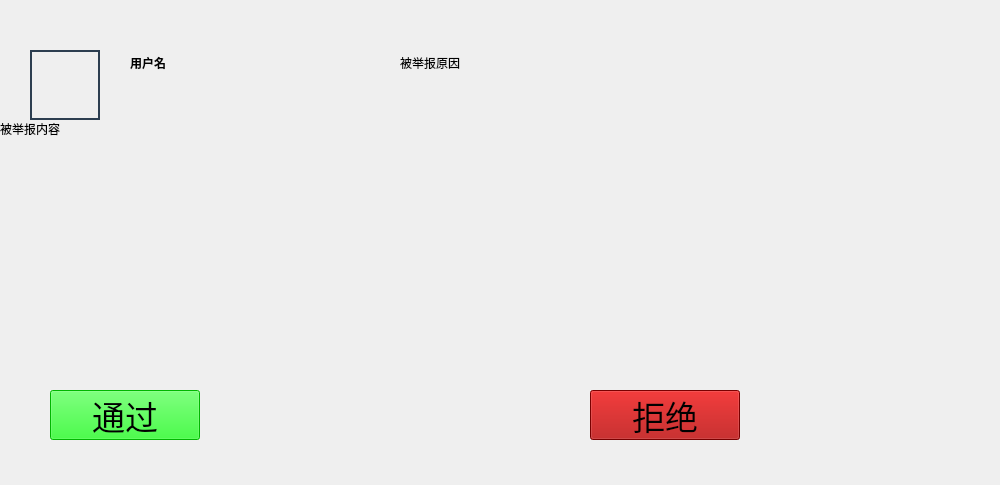
<?xml version="1.0" encoding="UTF-8"?>
<ui version="4.0">
 <class>ReportItem</class>
 <widget class="QWidget" name="ReportItem">
  <property name="geometry">
   <rect>
    <x>0</x>
    <y>0</y>
    <width>1000</width>
    <height>485</height>
   </rect>
  </property>
  <property name="windowTitle">
   <string>Form</string>
  </property>
  <widget class="QLabel" name="userName">
   <property name="geometry">
    <rect>
     <x>130</x>
     <y>50</y>
     <width>221</width>
     <height>25</height>
    </rect>
   </property>
   <property name="font">
    <font>
     <pointsize>9</pointsize>
     <weight>75</weight>
     <bold>true</bold>
    </font>
   </property>
   <property name="text">
    <string>用户名</string>
   </property>
  </widget>
  <widget class="QLabel" name="label_3">
   <property name="geometry">
    <rect>
     <x>30</x>
     <y>50</y>
     <width>70</width>
     <height>70</height>
    </rect>
   </property>
   <property name="styleSheet">
    <string notr="true">QLabel {
	border-image: url(:/icons/engine.png);
    border-radius: 50%;
    border: 2px solid #2c3e50;
}</string>
   </property>
   <property name="text">
    <string/>
   </property>
  </widget>
  <widget class="QPushButton" name="pushButton">
   <property name="geometry">
    <rect>
     <x>50</x>
     <y>390</y>
     <width>150</width>
     <height>50</height>
    </rect>
   </property>
   <property name="font">
    <font>
     <pointsize>25</pointsize>
    </font>
   </property>
   <property name="styleSheet">
    <string notr="true">background-color: rgb(0, 255, 0);</string>
   </property>
   <property name="text">
    <string>通过</string>
   </property>
  </widget>
  <widget class="QPushButton" name="pushButton_2">
   <property name="geometry">
    <rect>
     <x>590</x>
     <y>390</y>
     <width>150</width>
     <height>50</height>
    </rect>
   </property>
   <property name="font">
    <font>
     <pointsize>25</pointsize>
    </font>
   </property>
   <property name="styleSheet">
    <string notr="true">background-color: rgb(170, 0, 0);</string>
   </property>
   <property name="text">
    <string>拒绝</string>
   </property>
  </widget>
  <widget class="QLabel" name="label">
   <property name="geometry">
    <rect>
     <x>0</x>
     <y>120</y>
     <width>961</width>
     <height>191</height>
    </rect>
   </property>
   <property name="sizePolicy">
    <sizepolicy hsizetype="Preferred" vsizetype="MinimumExpanding">
     <horstretch>0</horstretch>
     <verstretch>0</verstretch>
    </sizepolicy>
   </property>
   <property name="font">
    <font>
     <pointsize>9</pointsize>
    </font>
   </property>
   <property name="text">
    <string>被举报内容</string>
   </property>
   <property name="alignment">
    <set>Qt::AlignLeading|Qt::AlignLeft|Qt::AlignTop</set>
   </property>
   <property name="wordWrap">
    <bool>true</bool>
   </property>
  </widget>
  <widget class="QLabel" name="label_2">
   <property name="geometry">
    <rect>
     <x>400</x>
     <y>50</y>
     <width>221</width>
     <height>25</height>
    </rect>
   </property>
   <property name="font">
    <font>
     <pointsize>9</pointsize>
    </font>
   </property>
   <property name="text">
    <string>被举报原因</string>
   </property>
  </widget>
 </widget>
 <resources/>
 <connections/>
</ui>
